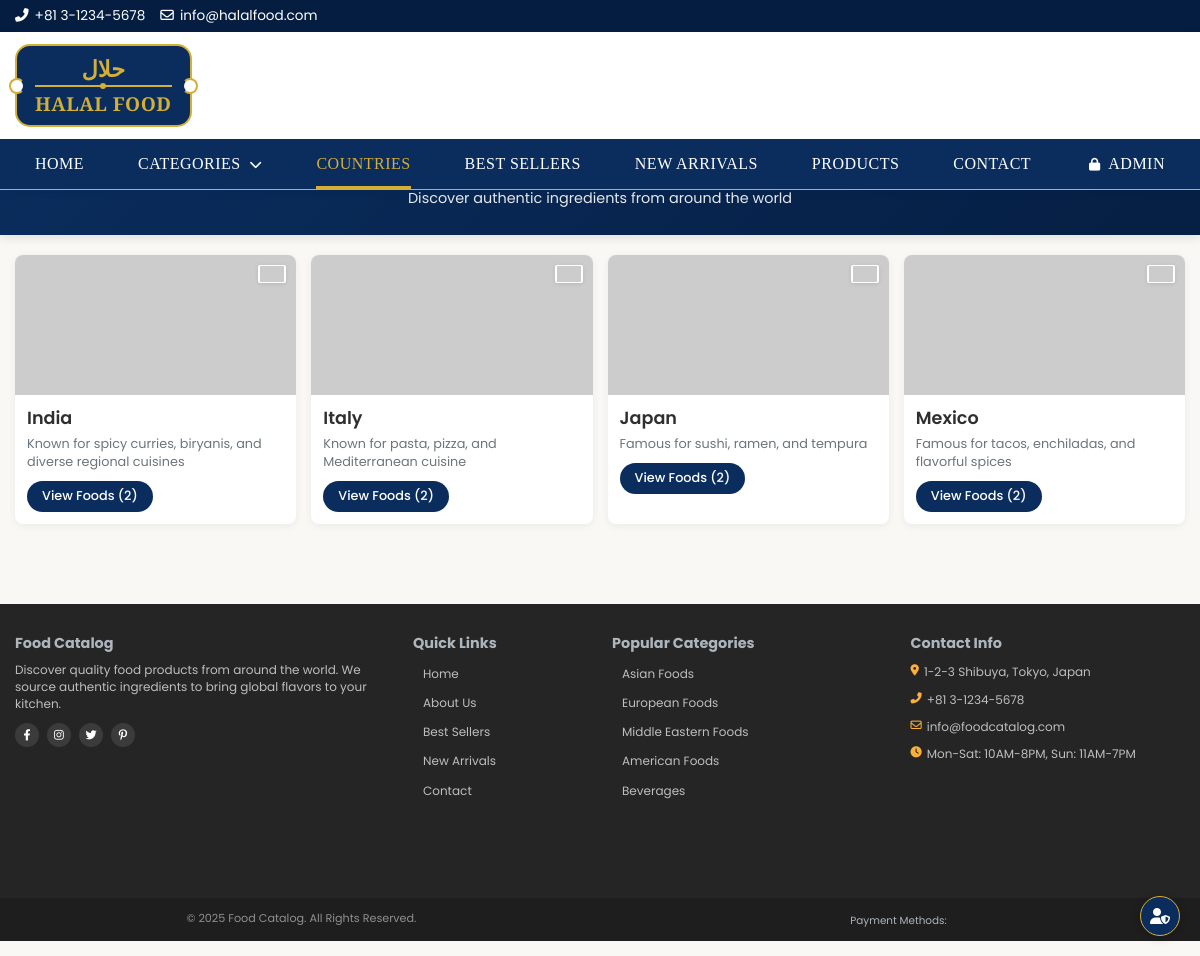
/countries.php, run on the app's committed database.
### tables this page shows
CREATE TABLE IF NOT EXISTS countries (
    id INT AUTO_INCREMENT PRIMARY KEY,
    name VARCHAR(100) NOT NULL,
    image VARCHAR(255),
    description TEXT,
    created_at TIMESTAMP DEFAULT CURRENT_TIMESTAMP
);

### countries.php (the view, shortened to what this page needs)
<?php
require_once 'includes/db.php';
$sql = "SELECT * FROM countries ORDER BY name ASC";
$result = $conn->query($sql);
include 'includes/header.php';
?>
<section class="page-header">
    <div class="container">
        <h1>Explore by Country</h1>
        <p>Discover authentic ingredients from around the world</p>
    </div>
</section>
<section class="countries-grid-section">
    <div class="container">
        <div class="countries-grid">
            <?php
            if ($result && $result->num_rows > 0) {
                while ($country = $result->fetch_assoc()) {
                    $count_sql = "SELECT COUNT(*) as count FROM food_items WHERE country_id = ?";
                    $count_stmt = $conn->prepare($count_sql);
                    $count_stmt->bind_param("i", $country['id']);
                    $count_stmt->execute();
                    $count_result = $count_stmt->get_result();
                    $food_count = ($count_result && $count_result->num_rows > 0) ? $count_result->fetch_assoc()['count'] : 0;
            ?>
                <div class="country-card">
                    <div class="country-image">
                        <?php if (!empty($country['image']) && file_exists("assets/img/countries/" . $country['image'])): ?>
                            <img src="assets/img/countries/<?php echo $country['image']; ?>" alt="<?php echo htmlspecialchars($country['name']); ?>">
                        <?php else: ?>
                            <img src="https://via.placeholder.com/400x300?text=<?php echo urlencode($country['name']); ?>" alt="<?php echo htmlspecialchars($country['name']); ?>">
                        <?php endif; ?>
                        <div class="country-flag">
                            <?php if (file_exists("assets/img/flags/" . strtolower($country['name']) . ".png")): ?>
                                <img src="assets/img/flags/<?php echo strtolower($country['name']); ?>.png" alt="<?php echo htmlspecialchars($country['name']); ?> Flag">
                            <?php else: ?>
                                <img src="https://via.placeholder.com/30x20?text=<?php echo substr($country['name'], 0, 2); ?>" alt="<?php echo htmlspecialchars($country['name']); ?> Flag">
                            <?php endif; ?>
                        </div>
                    </div>
                    <div class="country-content">
                        <h2><?php echo htmlspecialchars($country['name']); ?></h2>
                        <p><?php
                            if (!empty($country['description'])) {
                                echo htmlspecialchars(substr($country['description'], 0, 80)) . (strlen($country['description']) > 80 ? '...' : '');
                            } else {
                                echo "Explore authentic foods from " . htmlspecialchars($country['name']) . ".";
                            }
                        ?></p>
                        <a href="country.php?id=<?php echo $country['id']; ?>" class="btn-view">View Foods (<?php echo $food_count; ?>)</a>
                    </div>
                </div>
            <?php
                }
            }
            ?>
        </div>
    </div>
</section>
<?php include 'includes/footer.php'; ?>

### assets/css/style.css (style rules this page uses)
:root { --primary: #006E51; --primary-dark: #00584A; --secondary: #D0104C; --accent: #FBB03B; --body-bg: #F9F8F4; --text-dark: #2F2F2F; --text-light: #757575; --border-light: #E7E5E0; --white: #FFFFFF; }
* { margin: 0; padding: 0; box-sizing: border-box; }
body { font-family: 'Noto Sans', 'Noto Sans JP', sans-serif; color: var(--text-dark); background-color: var(--body-bg); line-height: 1.6; font-size: 16px; }
h1, h2, h3, h4, h5, h6 { font-weight: 700; line-height: 1.3; margin-bottom: 1rem; }
p { margin-bottom: 1rem; }
a { color: var(--text-dark); text-decoration: none; transition: all 0.3s ease; }
.container { max-width: 1200px; margin: 0 auto; padding: 0 15px; }
img { max-width: 100%; height: auto; }
.countries-grid { display: grid; grid-template-columns: repeat(auto-fill, minmax(180px, 1fr)); gap: 30px; margin-bottom: 40px; }

### includes/header.php (style rules this page uses)
:root { --primary: #0a2d5e; --primary-dark: #051d41; --primary-light: #e4e9f2; --secondary: #D0104C; --accent: #FBB03B; --body-bg: #F9F8F4; --text-dark: #2F2F2F; --text-light: #757575; --border-light: #E7E5E0; --white: #FFFFFF; --gray-100: #f8f9fa; --gray-200: #e9ecef; --halal-green: #0a2d5e; --halal-dark-green: #051d41; --halal-gold: #D4AF37; --nav-color: #0a2d5e; --nav-color-dark: #051d41; }
body { font-family: 'Poppins', sans-serif; color: var(--text-dark); background-color: var(--body-bg); line-height: 1.6; }
a { color: var(--primary); text-decoration: none; transition: all 0.3s ease; }

### countries.php (style rules this page uses)
.page-header { background-color: #0a2d5e; color: white; padding: 25px 0; text-align: center; margin-bottom: 20px; background-image: linear-gradient(135deg, rgba(10,45,94,0.9) 0%, rgba(5,29,65,0.9) 100%), url('assets/img/world-map.png'); background-size: cover; background-position: center; box-shadow: 0 3px 10px rgba(0,0,0,0.1); }
.page-header h1 { font-size: 1.8rem; font-weight: 700; margin-bottom: 5px; }
.page-header p { font-size: 0.9rem; max-width: 600px; margin: 0 auto; opacity: 0.9; }
.countries-grid-section { padding-bottom: 40px; }
.countries-grid { display: grid; grid-template-columns: repeat(auto-fill, minmax(240px, 1fr)); gap: 15px; }
.country-card { background-color: white; border-radius: 8px; overflow: hidden; box-shadow: 0 2px 8px rgba(0,0,0,0.06); transition: transform 0.3s ease, box-shadow 0.3s ease; }
.country-image { position: relative; height: 140px; overflow: hidden; }
.country-image img { width: 100%; height: 100%; object-fit: cover; transition: transform 0.5s ease; }
.country-flag { position: absolute; top: 10px; right: 10px; width: 28px; height: 18px; background-color: white; border-radius: 2px; padding: 1px; box-shadow: 0 1px 4px rgba(0,0,0,0.1); display: flex; align-items: center; justify-content: center; }
.country-flag img { max-width: 100%; max-height: 100%; object-fit: contain; }
.country-content { padding: 12px; }
.country-content h2 { font-size: 1.1rem; font-weight: 600; margin-bottom: 5px; color: #2F2F2F; }
.country-content p { color: #6c757d; margin-bottom: 10px; line-height: 1.4; font-size: 0.8rem; }
.btn-view { display: inline-block; background-color: #0a2d5e; color: white; padding: 5px 15px; border-radius: 25px; text-decoration: none; font-weight: 500; font-size: 0.8rem; transition: all 0.3s ease; }

### data on the page
countries: name "India", description "Known for spicy curries, biryanis, and diverse regional cuisines", food_count "2"
countries: name "Italy", description "Known for pasta, pizza, and Mediterranean cuisine", food_count "2"
countries: name "Japan", description "Famous for sushi, ramen, and tempura", food_count "2"
countries: name "Mexico", description "Famous for tacos, enchiladas, and flavorful spices", food_count "2"
